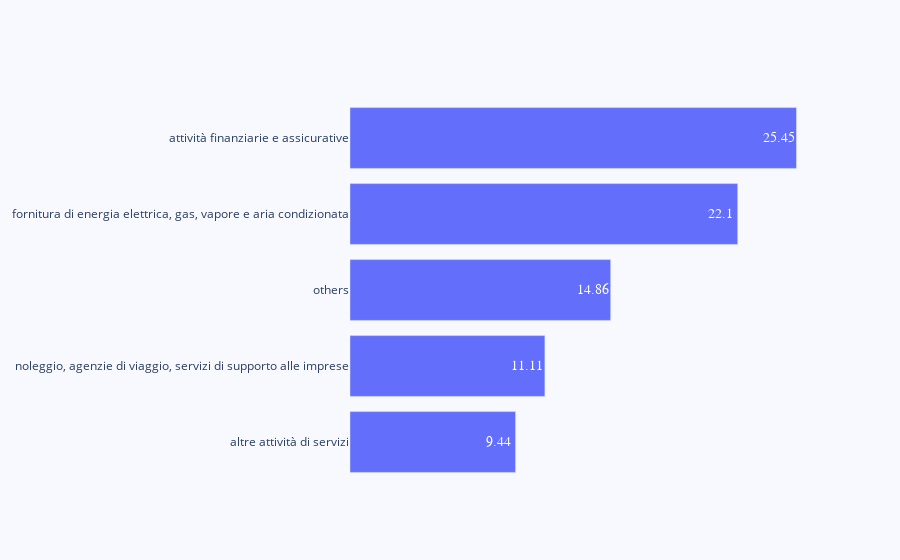
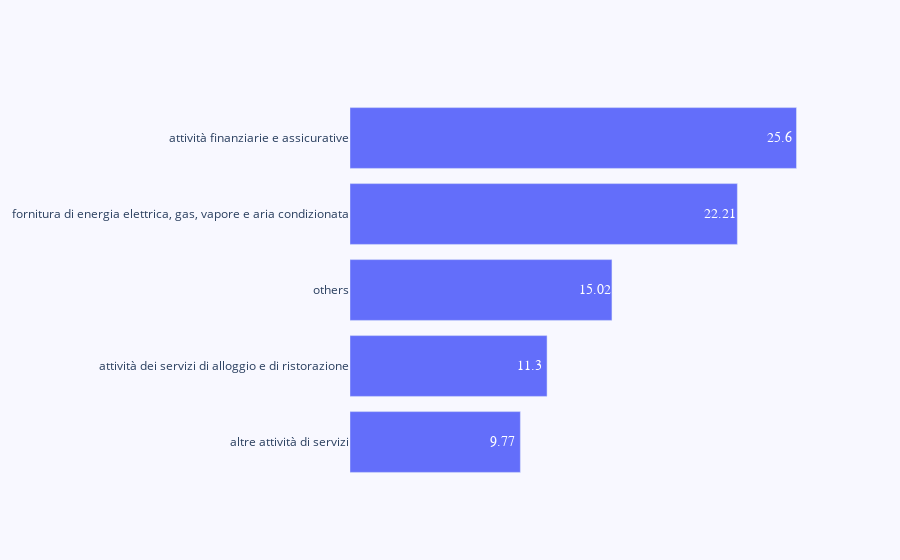
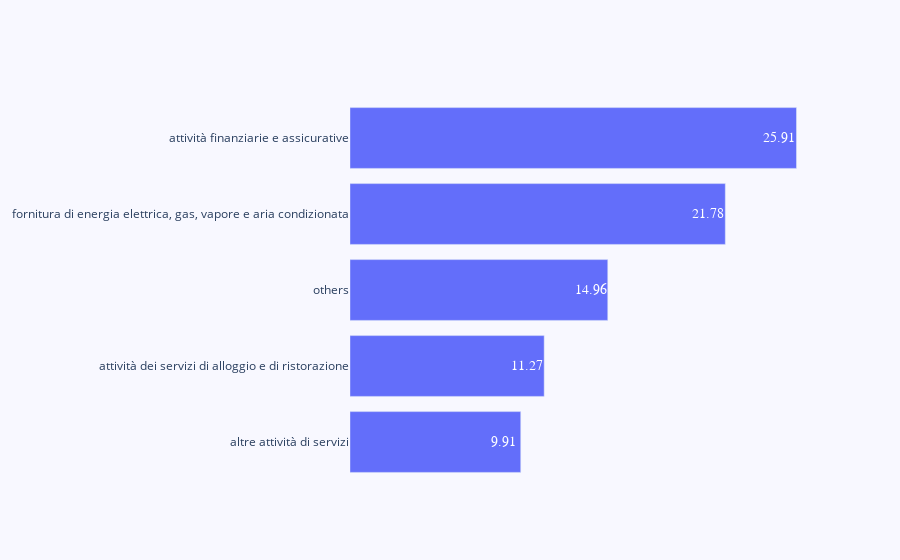
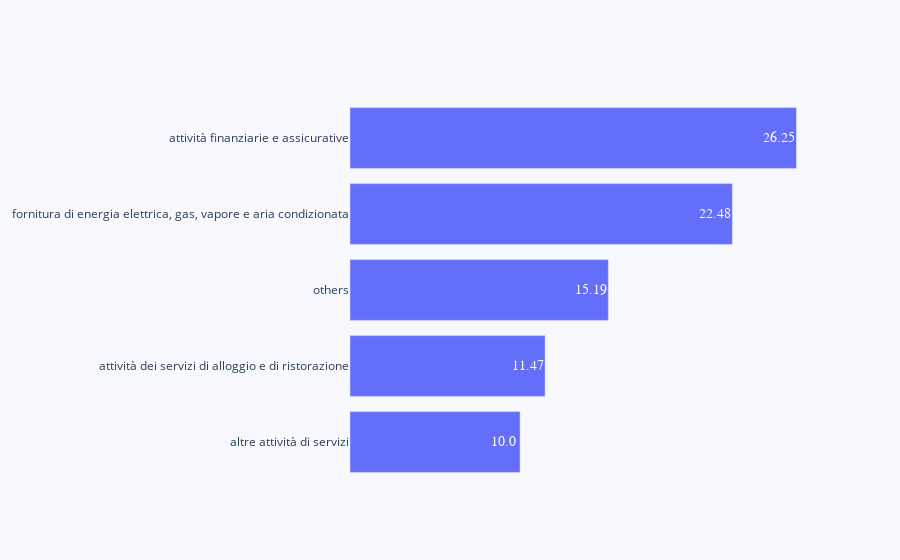

Source (notebook cell) for these figures, in order:
### Code cell
howManyEls = 2  # TODO : how many values to show

for year in range(2014,2018):
    tmp = df_sectors.query(f'TIME=={year}').sort_values(by='Value')
    tmp_top = tmp.head(howManyEls)
    tmp_bottom = tmp.tail(howManyEls)
    sectorNames = tmp_top["Ateco 2007"].tolist() + ["others"] + tmp_bottom["Ateco 2007"].tolist()
    sectorValues = tmp_top["Value"].tolist() + [ round(np.average(tmp.head(-howManyEls).tail(-howManyEls)["Value"]),2) ] + tmp_bottom["Value"].tolist()
    fig = go.Figure(go.Bar(
                y = sectorNames,
                x = sectorValues,
                orientation='h')
            )

    # Labeling bars
    annotations = []
    for yd, xd in zip(sectorNames, sectorValues):
        annotations.append(dict(xref='x', yref='y',
                                x=xd-1, y=yd,
                                text=str(xd),    # TODO : €/hr on y axis (is the unit)
                                font=dict(family='Arial', size=14,
                                          color='rgb(255, 255, 255)'),    # TODO : check contrast (for font-colors) and change fonts and re-arrange the figure (size etc..)
                                showarrow=False))

    fig.update_layout(
        xaxis=dict(
            showgrid=False,
            showline=False,
            showticklabels=False,
            zeroline=False,
            domain=[0.15, 1]
        ),
        yaxis=dict(
            showgrid=False,
            showline=False,
            # showticklabels=False,
            zeroline=False,
        ),
        paper_bgcolor='rgb(248, 248, 255)',
        plot_bgcolor='rgb(248, 248, 255)',
        annotations = annotations
    )
    fig.show()

del tmp, tmp_top, tmp_bottom, sectorNames, sectorValues

# TODO : all labels are written in Italian...
# TODO : we choose to show actual data for top 3 and last 3 sectors and collapse all others in "other",
#           by computing the average.. can we do something different? E.g. a different plot for top 3 and last 3?
#           What about comparing values in different years?

### Figure 1 — Plotly figure (JSON) as saved in the notebook; plotly's stock layout.template omitted (floating-point values rounded to 4 significant figures)
{"data": [{"orientation": "h", "type": "bar", "x": [9.44, 11.11, 14.86, 22.1, 25.45], "y": ["altre attività di servizi", "noleggio, agenzie di viaggio, servizi di supporto alle imprese", "others", "fornitura di energia elettrica, gas, vapore e aria condizionata", "attività finanziarie e assicurative"]}], "layout": {"annotations": [{"font": {"color": "rgb(255, 255, 255)", "family": "Arial", "size": 14}, "showarrow": false, "text": "9.44", "x": 8.44, "xref": "x", "y": "altre attività di servizi", "yref": "y"}, {"font": {"color": "rgb(255, 255, 255)", "family": "Arial", "size": 14}, "showarrow": false, "text": "11.11", "x": 10.11, "xref": "x", "y": "noleggio, agenzie di viaggio, servizi di supporto alle imprese", "yref": "y"}, {"font": {"color": "rgb(255, 255, 255)", "family": "Arial", "size": 14}, "showarrow": false, "text": "14.86", "x": 13.86, "xref": "x", "y": "others", "yref": "y"}, {"font": {"color": "rgb(255, 255, 255)", "family": "Arial", "size": 14}, "showarrow": false, "text": "22.1", "x": 21.1, "xref": "x", "y": "fornitura di energia elettrica, gas, vapore e aria condizionata", "yref": "y"}, {"font": {"color": "rgb(255, 255, 255)", "family": "Arial", "size": 14}, "showarrow": false, "text": "25.45", "x": 24.45, "xref": "x", "y": "attività finanziarie e assicurative", "yref": "y"}], "paper_bgcolor": "rgb(248, 248, 255)", "plot_bgcolor": "rgb(248, 248, 255)", "xaxis": {"domain": [0.15, 1], "showgrid": false, "showline": false, "showticklabels": false, "zeroline": false}, "yaxis": {"showgrid": false, "showline": false, "zeroline": false}}}

### Figure 2 — Plotly figure (JSON) as saved in the notebook; plotly's stock layout.template omitted (floating-point values rounded to 4 significant figures)
{"data": [{"orientation": "h", "type": "bar", "x": [9.77, 11.3, 15.02, 22.21, 25.6], "y": ["altre attività di servizi", "attività dei servizi di alloggio e di ristorazione", "others", "fornitura di energia elettrica, gas, vapore e aria condizionata", "attività finanziarie e assicurative"]}], "layout": {"annotations": [{"font": {"color": "rgb(255, 255, 255)", "family": "Arial", "size": 14}, "showarrow": false, "text": "9.77", "x": 8.77, "xref": "x", "y": "altre attività di servizi", "yref": "y"}, {"font": {"color": "rgb(255, 255, 255)", "family": "Arial", "size": 14}, "showarrow": false, "text": "11.3", "x": 10.3, "xref": "x", "y": "attività dei servizi di alloggio e di ristorazione", "yref": "y"}, {"font": {"color": "rgb(255, 255, 255)", "family": "Arial", "size": 14}, "showarrow": false, "text": "15.02", "x": 14.02, "xref": "x", "y": "others", "yref": "y"}, {"font": {"color": "rgb(255, 255, 255)", "family": "Arial", "size": 14}, "showarrow": false, "text": "22.21", "x": 21.21, "xref": "x", "y": "fornitura di energia elettrica, gas, vapore e aria condizionata", "yref": "y"}, {"font": {"color": "rgb(255, 255, 255)", "family": "Arial", "size": 14}, "showarrow": false, "text": "25.6", "x": 24.6, "xref": "x", "y": "attività finanziarie e assicurative", "yref": "y"}], "paper_bgcolor": "rgb(248, 248, 255)", "plot_bgcolor": "rgb(248, 248, 255)", "xaxis": {"domain": [0.15, 1], "showgrid": false, "showline": false, "showticklabels": false, "zeroline": false}, "yaxis": {"showgrid": false, "showline": false, "zeroline": false}}}

### Figure 3 — Plotly figure (JSON) as saved in the notebook; plotly's stock layout.template omitted (floating-point values rounded to 4 significant figures)
{"data": [{"orientation": "h", "type": "bar", "x": [9.91, 11.27, 14.96, 21.78, 25.91], "y": ["altre attività di servizi", "attività dei servizi di alloggio e di ristorazione", "others", "fornitura di energia elettrica, gas, vapore e aria condizionata", "attività finanziarie e assicurative"]}], "layout": {"annotations": [{"font": {"color": "rgb(255, 255, 255)", "family": "Arial", "size": 14}, "showarrow": false, "text": "9.91", "x": 8.91, "xref": "x", "y": "altre attività di servizi", "yref": "y"}, {"font": {"color": "rgb(255, 255, 255)", "family": "Arial", "size": 14}, "showarrow": false, "text": "11.27", "x": 10.27, "xref": "x", "y": "attività dei servizi di alloggio e di ristorazione", "yref": "y"}, {"font": {"color": "rgb(255, 255, 255)", "family": "Arial", "size": 14}, "showarrow": false, "text": "14.96", "x": 13.96, "xref": "x", "y": "others", "yref": "y"}, {"font": {"color": "rgb(255, 255, 255)", "family": "Arial", "size": 14}, "showarrow": false, "text": "21.78", "x": 20.78, "xref": "x", "y": "fornitura di energia elettrica, gas, vapore e aria condizionata", "yref": "y"}, {"font": {"color": "rgb(255, 255, 255)", "family": "Arial", "size": 14}, "showarrow": false, "text": "25.91", "x": 24.91, "xref": "x", "y": "attività finanziarie e assicurative", "yref": "y"}], "paper_bgcolor": "rgb(248, 248, 255)", "plot_bgcolor": "rgb(248, 248, 255)", "xaxis": {"domain": [0.15, 1], "showgrid": false, "showline": false, "showticklabels": false, "zeroline": false}, "yaxis": {"showgrid": false, "showline": false, "zeroline": false}}}

### Figure 4 — Plotly figure (JSON) as saved in the notebook; plotly's stock layout.template omitted (floating-point values rounded to 4 significant figures)
{"data": [{"orientation": "h", "type": "bar", "x": [10, 11.47, 15.19, 22.48, 26.25], "y": ["altre attività di servizi", "attività dei servizi di alloggio e di ristorazione", "others", "fornitura di energia elettrica, gas, vapore e aria condizionata", "attività finanziarie e assicurative"]}], "layout": {"annotations": [{"font": {"color": "rgb(255, 255, 255)", "family": "Arial", "size": 14}, "showarrow": false, "text": "10.0", "x": 9, "xref": "x", "y": "altre attività di servizi", "yref": "y"}, {"font": {"color": "rgb(255, 255, 255)", "family": "Arial", "size": 14}, "showarrow": false, "text": "11.47", "x": 10.47, "xref": "x", "y": "attività dei servizi di alloggio e di ristorazione", "yref": "y"}, {"font": {"color": "rgb(255, 255, 255)", "family": "Arial", "size": 14}, "showarrow": false, "text": "15.19", "x": 14.19, "xref": "x", "y": "others", "yref": "y"}, {"font": {"color": "rgb(255, 255, 255)", "family": "Arial", "size": 14}, "showarrow": false, "text": "22.48", "x": 21.48, "xref": "x", "y": "fornitura di energia elettrica, gas, vapore e aria condizionata", "yref": "y"}, {"font": {"color": "rgb(255, 255, 255)", "family": "Arial", "size": 14}, "showarrow": false, "text": "26.25", "x": 25.25, "xref": "x", "y": "attività finanziarie e assicurative", "yref": "y"}], "paper_bgcolor": "rgb(248, 248, 255)", "plot_bgcolor": "rgb(248, 248, 255)", "xaxis": {"domain": [0.15, 1], "showgrid": false, "showline": false, "showticklabels": false, "zeroline": false}, "yaxis": {"showgrid": false, "showline": false, "zeroline": false}}}
